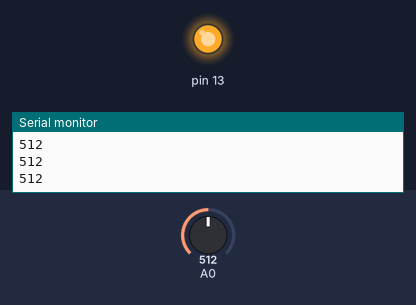
A sketch run on a simulated Arduino Uno, built with avr-gcc and run on an emulated ATmega328P. Parts: output pins drawn as LEDs (lit = HIGH), the last lines printed to the serial monitor. The test bench sets the inputs (shaded band); at power-on: A0 = 512.

Above: at 1.2 s.
1.3 s: A0 set to 367
2.8 s: A0 set to 339
At 3.2 s:
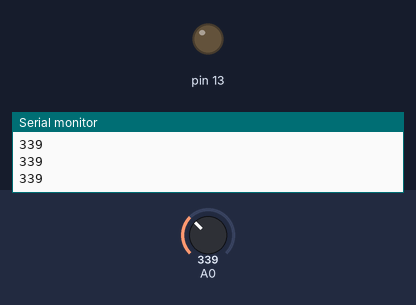
4.3 s: A0 set to 511
At 5.5 s:
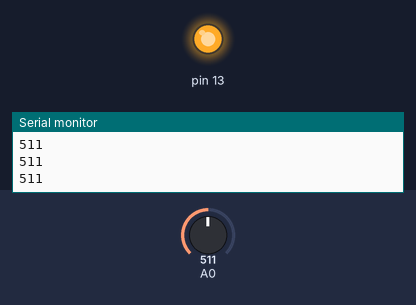
5.8 s: A0 set to 306
At 7.0 s:
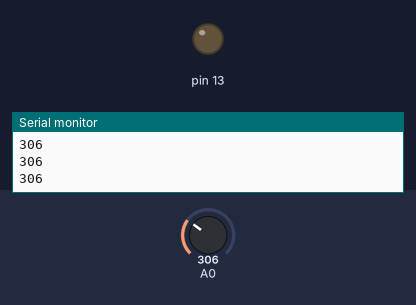
Timing chart, 0 to 8.3 s (numbered marks = the images above; inputs shaded):
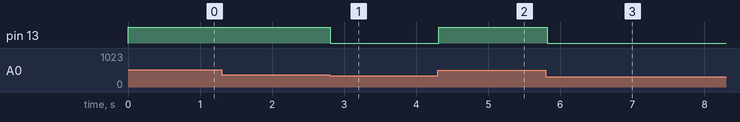

Measured:
- the behaviour switches between 351 and 350 on A0 (found by bisection; images 0 and 1)
- after the input at 2.8 s, pin 13: HIGH → LOW at once
- after the input at 4.3 s, pin 13: LOW → HIGH at once
- after the input at 5.8 s, pin 13: HIGH → LOW at once

The sketch:

037-fotoresistenza-conled.ino
```cpp
int thr = 350;

void setup() {
  Serial.begin(9600);
  pinMode(13, OUTPUT);
}

void loop() {
  int v = analogRead(A0);
  Serial.println(v);

  if (v > thr) {
    digitalWrite(13, HIGH);
  } else {
    digitalWrite(13, LOW);
  }

  delay(100);
}
```
